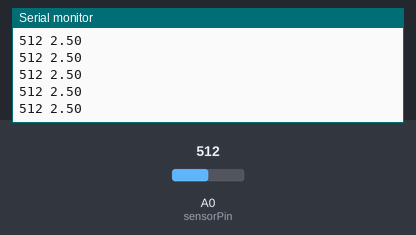
The sketch below on a simulated Arduino Uno, built with avr-gcc and run on an emulated ATmega328P. On the bench: the last lines printed to the serial monitor. Inputs (shaded band) come from the test bench; at power-on: A0 (sensorPin) = 512.

Above: at 4.2 s.
4.3 s: A0 (sensorPin) set to 984
At 4.32 s:
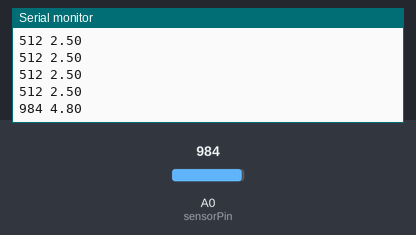
5.8 s: A0 (sensorPin) set to 1014
At 5.84 s:
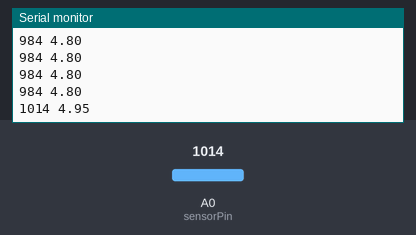
Timing chart, 0 to 8.3 s (numbered marks = the images above; inputs shaded):
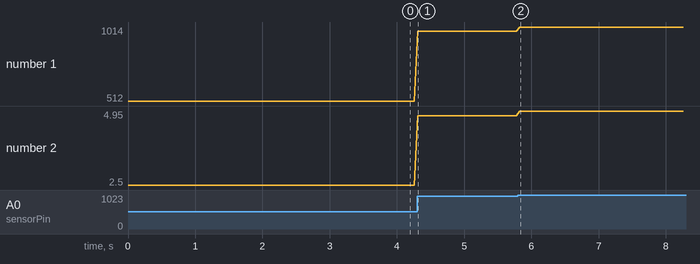

The sketch:

AnalogRead.ino
```cpp
int sensorPin = 0;
void setup() {
 Serial.begin(9600);
}

void loop() {
  // read the value from the sensor:
  int sensorValue = analogRead(sensorPin);
  Serial.print(sensorValue);
  Serial.print(" ");
  Serial.print(sensorValue * 5.0 / 1024);
  Serial.println();
  delay(50);
}
```

Measured:
- after the input at 4.3 s, the serial monitor: prints a new line at once (image 1)
- after the input at 5.8 s, the serial monitor: prints a new line at once (image 2)
- plotted number 1: 512 → 984 after the input at 4.3 s, 984 → 1014 after the input at 5.8 s
- plotted number 2: 2.5 → 4.8 after the input at 4.3 s, 4.8 → 4.95 after the input at 5.8 s
